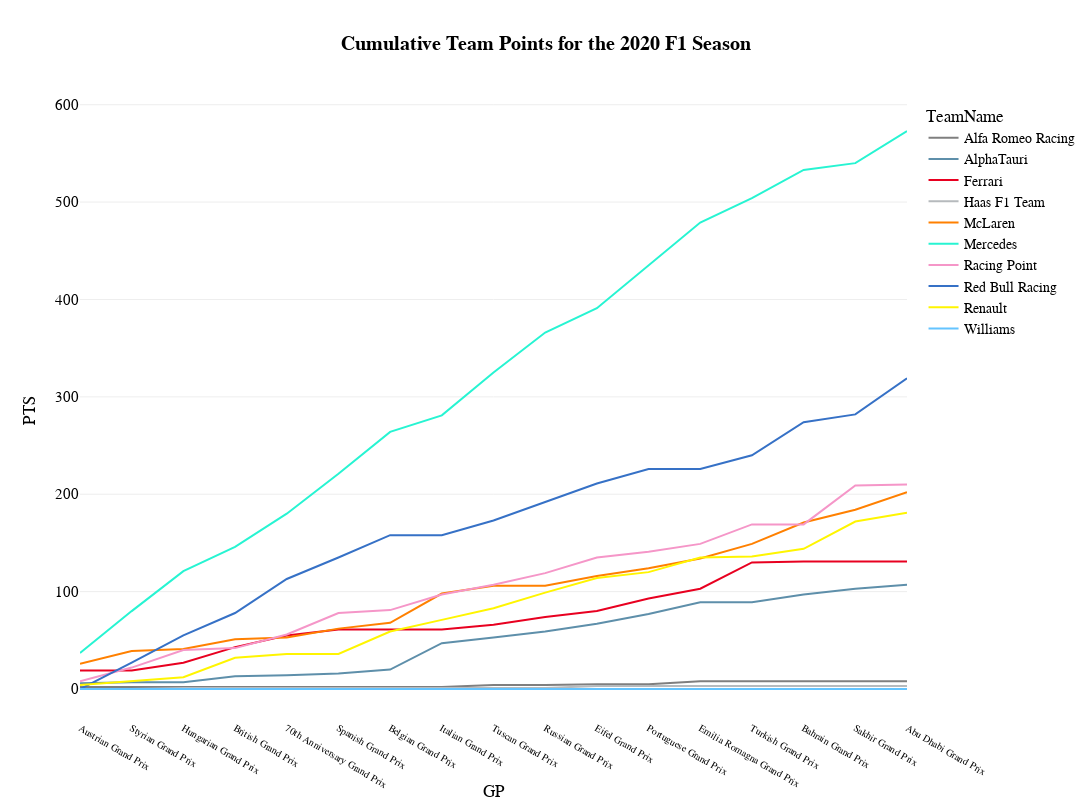

The notebook cell this image was saved under:
### Code cell
fig_team=px.line(
        df_team, 
        x="GP", 
        y="PTS", 
        color='TeamName', 
        # markers=True,
        hover_data=['TeamName','Year', 'GP', 'RoundNumber','EventFormat'], 
        template="xgridoff",
        title="<b>Cumulative Team Points for the {} F1 Season</b>".format(years),
        height=800, 
        width=1200,
        color_discrete_map={
                 "Alpine": "#0093cc",
                 "Aston Martin": "#229971",
                 "Ferrari": "#E80020",
                 "Haas F1 Team": "#B6BABD",
                 "Kick Sauber": "#52e252",
                 "McLaren": "#FF8000",
                 "Mercedes": "#27F4D2",
                 "RB": "#6692FF",
                 "Red Bull Racing": "#3671C6",
                 "Williams": "#64C4FF" ,
                 "Alfa Romeo":"#C92D4B",
                 "AlphaTauri":"#5E8FAA",
                 "Racing Point":"#F596C8",
                 "Renault":"#FFF500",
                 "Toro Rosso":"#469bff",
                 "Force India":"#F596C8",
                 "Sauber":"#9B0000"
                 }
        )
fig_team.update_layout(
    yaxis = dict(tickfont = dict(size=15)),
    xaxis = dict(tickfont = dict(size=10)),
    font=dict(
        family="PT Sans Narrow",
        size=14,
        color="Black"
    ),
    title_font_family="PT Sans Narrow",
    # margin=dict(l=10, r=5, t=55, b=20),
    hoverlabel=dict(
    bgcolor="white",
    font_size=16,
    font_family="PT Sans Narrow"
    ),

)

### Figure 1 — Plotly figure (JSON) as saved in the notebook; plotly's stock layout.template omitted (floating-point values rounded to 4 significant figures)
{"data": [{"customdata": [["Alfa Romeo Racing", 2020, 1, "conventional"], ["Alfa Romeo Racing", 2020, 2, "conventional"], ["Alfa Romeo Racing", 2020, 3, "conventional"], ["Alfa Romeo Racing", 2020, 4, "conventional"], ["Alfa Romeo Racing", 2020, 5, "conventional"], ["Alfa Romeo Racing", 2020, 6, "conventional"], ["Alfa Romeo Racing", 2020, 7, "conventional"], ["Alfa Romeo Racing", 2020, 8, "conventional"], ["Alfa Romeo Racing", 2020, 9, "conventional"], ["Alfa Romeo Racing", 2020, 10, "conventional"], ["Alfa Romeo Racing", 2020, 11, "conventional"], ["Alfa Romeo Racing", 2020, 12, "conventional"], ["Alfa Romeo Racing", 2020, 13, "conventional"], ["Alfa Romeo Racing", 2020, 14, "conventional"], ["Alfa Romeo Racing", 2020, 15, "conventional"], ["Alfa Romeo Racing", 2020, 16, "conventional"], ["Alfa Romeo Racing", 2020, 17, "conventional"]], "hovertemplate": "TeamName=%{customdata[0]}<br>GP=%{x}<br>PTS=%{y}<br>Year=%{customdata[1]}<br>RoundNumber=%{customdata[2]}<br>EventFormat=%{customdata[3]}<extra></extra>", "legendgroup": "Alfa Romeo Racing", "line": {"color": "#7F7F7F", "dash": "solid"}, "marker": {"symbol": "circle"}, "mode": "lines", "name": "Alfa Romeo Racing", "orientation": "v", "showlegend": true, "type": "scatter", "x": ["Austrian Grand Prix", "Styrian Grand Prix", "Hungarian Grand Prix", "British Grand Prix", "70th Anniversary Grand Prix", "Spanish Grand Prix", "Belgian Grand Prix", "Italian Grand Prix", "Tuscan Grand Prix", "Russian Grand Prix", "Eifel Grand Prix", "Portuguese Grand Prix", "Emilia Romagna Grand Prix", "Turkish Grand Prix", "Bahrain Grand Prix", "Sakhir Grand Prix", "Abu Dhabi Grand Prix"], "xaxis": "x", "y": [2, 2, 2, 2, 2, 2, 2, 2, 4, 4, 5, 5, 8, 8, 8, 8, 8], "yaxis": "y"}, {"customdata": [["AlphaTauri", 2020, 1, "conventional"], ["AlphaTauri", 2020, 2, "conventional"], ["AlphaTauri", 2020, 3, "conventional"], ["AlphaTauri", 2020, 4, "conventional"], ["AlphaTauri", 2020, 5, "conventional"], ["AlphaTauri", 2020, 6, "conventional"], ["AlphaTauri", 2020, 7, "conventional"], ["AlphaTauri", 2020, 8, "conventional"], ["AlphaTauri", 2020, 9, "conventional"], ["AlphaTauri", 2020, 10, "conventional"], ["AlphaTauri", 2020, 11, "conventional"], ["AlphaTauri", 2020, 12, "conventional"], ["AlphaTauri", 2020, 13, "conventional"], ["AlphaTauri", 2020, 14, "conventional"], ["AlphaTauri", 2020, 15, "conventional"], ["AlphaTauri", 2020, 16, "conventional"], ["AlphaTauri", 2020, 17, "conventional"]], "hovertemplate": "TeamName=%{customdata[0]}<br>GP=%{x}<br>PTS=%{y}<br>Year=%{customdata[1]}<br>RoundNumber=%{customdata[2]}<br>EventFormat=%{customdata[3]}<extra></extra>", "legendgroup": "AlphaTauri", "line": {"color": "#5E8FAA", "dash": "solid"}, "marker": {"symbol": "circle"}, "mode": "lines", "name": "AlphaTauri", "orientation": "v", "showlegend": true, "type": "scatter", "x": ["Austrian Grand Prix", "Styrian Grand Prix", "Hungarian Grand Prix", "British Grand Prix", "70th Anniversary Grand Prix", "Spanish Grand Prix", "Belgian Grand Prix", "Italian Grand Prix", "Tuscan Grand Prix", "Russian Grand Prix", "Eifel Grand Prix", "Portuguese Grand Prix", "Emilia Romagna Grand Prix", "Turkish Grand Prix", "Bahrain Grand Prix", "Sakhir Grand Prix", "Abu Dhabi Grand Prix"], "xaxis": "x", "y": [6, 7, 7, 13, 14, 16, 20, 47, 53, 59, 67, 77, 89, 89, 97, 103, 107], "yaxis": "y"}, {"customdata": [["Ferrari", 2020, 1, "conventional"], ["Ferrari", 2020, 2, "conventional"], ["Ferrari", 2020, 3, "conventional"], ["Ferrari", 2020, 4, "conventional"], ["Ferrari", 2020, 5, "conventional"], ["Ferrari", 2020, 6, "conventional"], ["Ferrari", 2020, 7, "conventional"], ["Ferrari", 2020, 8, "conventional"], ["Ferrari", 2020, 9, "conventional"], ["Ferrari", 2020, 10, "conventional"], ["Ferrari", 2020, 11, "conventional"], ["Ferrari", 2020, 12, "conventional"], ["Ferrari", 2020, 13, "conventional"], ["Ferrari", 2020, 14, "conventional"], ["Ferrari", 2020, 15, "conventional"], ["Ferrari", 2020, 16, "conventional"], ["Ferrari", 2020, 17, "conventional"]], "hovertemplate": "TeamName=%{customdata[0]}<br>GP=%{x}<br>PTS=%{y}<br>Year=%{customdata[1]}<br>RoundNumber=%{customdata[2]}<br>EventFormat=%{customdata[3]}<extra></extra>", "legendgroup": "Ferrari", "line": {"color": "#E80020", "dash": "solid"}, "marker": {"symbol": "circle"}, "mode": "lines", "name": "Ferrari", "orientation": "v", "showlegend": true, "type": "scatter", "x": ["Austrian Grand Prix", "Styrian Grand Prix", "Hungarian Grand Prix", "British Grand Prix", "70th Anniversary Grand Prix", "Spanish Grand Prix", "Belgian Grand Prix", "Italian Grand Prix", "Tuscan Grand Prix", "Russian Grand Prix", "Eifel Grand Prix", "Portuguese Grand Prix", "Emilia Romagna Grand Prix", "Turkish Grand Prix", "Bahrain Grand Prix", "Sakhir Grand Prix", "Abu Dhabi Grand Prix"], "xaxis": "x", "y": [19, 19, 27, 43, 55, 61, 61, 61, 66, 74, 80, 93, 103, 130, 131, 131, 131], "yaxis": "y"}, {"customdata": [["Haas F1 Team", 2020, 1, "conventional"], ["Haas F1 Team", 2020, 2, "conventional"], ["Haas F1 Team", 2020, 3, "conventional"], ["Haas F1 Team", 2020, 4, "conventional"], ["Haas F1 Team", 2020, 5, "conventional"], ["Haas F1 Team", 2020, 6, "conventional"], ["Haas F1 Team", 2020, 7, "conventional"], ["Haas F1 Team", 2020, 8, "conventional"], ["Haas F1 Team", 2020, 9, "conventional"], ["Haas F1 Team", 2020, 10, "conventional"], ["Haas F1 Team", 2020, 11, "conventional"], ["Haas F1 Team", 2020, 12, "conventional"], ["Haas F1 Team", 2020, 13, "conventional"], ["Haas F1 Team", 2020, 14, "conventional"], ["Haas F1 Team", 2020, 15, "conventional"], ["Haas F1 Team", 2020, 16, "conventional"], ["Haas F1 Team", 2020, 17, "conventional"]], "hovertemplate": "TeamName=%{customdata[0]}<br>GP=%{x}<br>PTS=%{y}<br>Year=%{customdata[1]}<br>RoundNumber=%{customdata[2]}<br>EventFormat=%{customdata[3]}<extra></extra>", "legendgroup": "Haas F1 Team", "line": {"color": "#B6BABD", "dash": "solid"}, "marker": {"symbol": "circle"}, "mode": "lines", "name": "Haas F1 Team", "orientation": "v", "showlegend": true, "type": "scatter", "x": ["Austrian Grand Prix", "Styrian Grand Prix", "Hungarian Grand Prix", "British Grand Prix", "70th Anniversary Grand Prix", "Spanish Grand Prix", "Belgian Grand Prix", "Italian Grand Prix", "Tuscan Grand Prix", "Russian Grand Prix", "Eifel Grand Prix", "Portuguese Grand Prix", "Emilia Romagna Grand Prix", "Turkish Grand Prix", "Bahrain Grand Prix", "Sakhir Grand Prix", "Abu Dhabi Grand Prix"], "xaxis": "x", "y": [0, 0, 1, 1, 1, 1, 1, 1, 1, 1, 3, 3, 3, 3, 3, 3, 3], "yaxis": "y"}, {"customdata": [["McLaren", 2020, 1, "conventional"], ["McLaren", 2020, 2, "conventional"], ["McLaren", 2020, 3, "conventional"], ["McLaren", 2020, 4, "conventional"], ["McLaren", 2020, 5, "conventional"], ["McLaren", 2020, 6, "conventional"], ["McLaren", 2020, 7, "conventional"], ["McLaren", 2020, 8, "conventional"], ["McLaren", 2020, 9, "conventional"], ["McLaren", 2020, 10, "conventional"], ["McLaren", 2020, 11, "conventional"], ["McLaren", 2020, 12, "conventional"], ["McLaren", 2020, 13, "conventional"], ["McLaren", 2020, 14, "conventional"], ["McLaren", 2020, 15, "conventional"], ["McLaren", 2020, 16, "conventional"], ["McLaren", 2020, 17, "conventional"]], "hovertemplate": "TeamName=%{customdata[0]}<br>GP=%{x}<br>PTS=%{y}<br>Year=%{customdata[1]}<br>RoundNumber=%{customdata[2]}<br>EventFormat=%{customdata[3]}<extra></extra>", "legendgroup": "McLaren", "line": {"color": "#FF8000", "dash": "solid"}, "marker": {"symbol": "circle"}, "mode": "lines", "name": "McLaren", "orientation": "v", "showlegend": true, "type": "scatter", "x": ["Austrian Grand Prix", "Styrian Grand Prix", "Hungarian Grand Prix", "British Grand Prix", "70th Anniversary Grand Prix", "Spanish Grand Prix", "Belgian Grand Prix", "Italian Grand Prix", "Tuscan Grand Prix", "Russian Grand Prix", "Eifel Grand Prix", "Portuguese Grand Prix", "Emilia Romagna Grand Prix", "Turkish Grand Prix", "Bahrain Grand Prix", "Sakhir Grand Prix", "Abu Dhabi Grand Prix"], "xaxis": "x", "y": [26, 39, 41, 51, 53, 62, 68, 98, 106, 106, 116, 124, 134, 149, 171, 184, 202], "yaxis": "y"}, {"customdata": [["Mercedes", 2020, 1, "conventional"], ["Mercedes", 2020, 2, "conventional"], ["Mercedes", 2020, 3, "conventional"], ["Mercedes", 2020, 4, "conventional"], ["Mercedes", 2020, 5, "conventional"], ["Mercedes", 2020, 6, "conventional"], ["Mercedes", 2020, 7, "conventional"], ["Mercedes", 2020, 8, "conventional"], ["Mercedes", 2020, 9, "conventional"], ["Mercedes", 2020, 10, "conventional"], ["Mercedes", 2020, 11, "conventional"], ["Mercedes", 2020, 12, "conventional"], ["Mercedes", 2020, 13, "conventional"], ["Mercedes", 2020, 14, "conventional"], ["Mercedes", 2020, 15, "conventional"], ["Mercedes", 2020, 16, "conventional"], ["Mercedes", 2020, 17, "conventional"]], "hovertemplate": "TeamName=%{customdata[0]}<br>GP=%{x}<br>PTS=%{y}<br>Year=%{customdata[1]}<br>RoundNumber=%{customdata[2]}<br>EventFormat=%{customdata[3]}<extra></extra>", "legendgroup": "Mercedes", "line": {"color": "#27F4D2", "dash": "solid"}, "marker": {"symbol": "circle"}, "mode": "lines", "name": "Mercedes", "orientation": "v", "showlegend": true, "type": "scatter", "x": ["Austrian Grand Prix", "Styrian Grand Prix", "Hungarian Grand Prix", "British Grand Prix", "70th Anniversary Grand Prix", "Spanish Grand Prix", "Belgian Grand Prix", "Italian Grand Prix", "Tuscan Grand Prix", "Russian Grand Prix", "Eifel Grand Prix", "Portuguese Grand Prix", "Emilia Romagna Grand Prix", "Turkish Grand Prix", "Bahrain Grand Prix", "Sakhir Grand Prix", "Abu Dhabi Grand Prix"], "xaxis": "x", "y": [37, 80, 121, 146, 180, 221, 264, 281, 325, 366, 391, 435, 479, 504, 533, 540, 573], "yaxis": "y"}, {"customdata": [["Racing Point", 2020, 1, "conventional"], ["Racing Point", 2020, 2, "conventional"], ["Racing Point", 2020, 3, "conventional"], ["Racing Point", 2020, 4, "conventional"], ["Racing Point", 2020, 5, "conventional"], ["Racing Point", 2020, 6, "conventional"], ["Racing Point", 2020, 7, "conventional"], ["Racing Point", 2020, 8, "conventional"], ["Racing Point", 2020, 9, "conventional"], ["Racing Point", 2020, 10, "conventional"], ["Racing Point", 2020, 11, "conventional"], ["Racing Point", 2020, 12, "conventional"], ["Racing Point", 2020, 13, "conventional"], ["Racing Point", 2020, 14, "conventional"], ["Racing Point", 2020, 15, "conventional"], ["Racing Point", 2020, 16, "conventional"], ["Racing Point", 2020, 17, "conventional"]], "hovertemplate": "TeamName=%{customdata[0]}<br>GP=%{x}<br>PTS=%{y}<br>Year=%{customdata[1]}<br>RoundNumber=%{customdata[2]}<br>EventFormat=%{customdata[3]}<extra></extra>", "legendgroup": "Racing Point", "line": {"color": "#F596C8", "dash": "solid"}, "marker": {"symbol": "circle"}, "mode": "lines", "name": "Racing Point", "orientation": "v", "showlegend": true, "type": "scatter", "x": ["Austrian Grand Prix", "Styrian Grand Prix", "Hungarian Grand Prix", "British Grand Prix", "70th Anniversary Grand Prix", "Spanish Grand Prix", "Belgian Grand Prix", "Italian Grand Prix", "Tuscan Grand Prix", "Russian Grand Prix", "Eifel Grand Prix", "Portuguese Grand Prix", "Emilia Romagna Grand Prix", "Turkish Grand Prix", "Bahrain Grand Prix", "Sakhir Grand Prix", "Abu Dhabi Grand Prix"], "xaxis": "x", "y": [8, 22, 40, 42, 56, 78, 81, 97, 107, 119, 135, 141, 149, 169, 169, 209, 210], "yaxis": "y"}, {"customdata": [["Red Bull Racing", 2020, 1, "conventional"], ["Red Bull Racing", 2020, 2, "conventional"], ["Red Bull Racing", 2020, 3, "conventional"], ["Red Bull Racing", 2020, 4, "conventional"], ["Red Bull Racing", 2020, 5, "conventional"], ["Red Bull Racing", 2020, 6, "conventional"], ["Red Bull Racing", 2020, 7, "conventional"], ["Red Bull Racing", 2020, 8, "conventional"], ["Red Bull Racing", 2020, 9, "conventional"], ["Red Bull Racing", 2020, 10, "conventional"], ["Red Bull Racing", 2020, 11, "conventional"], ["Red Bull Racing", 2020, 12, "conventional"], ["Red Bull Racing", 2020, 13, "conventional"], ["Red Bull Racing", 2020, 14, "conventional"], ["Red Bull Racing", 2020, 15, "conventional"], ["Red Bull Racing", 2020, 16, "conventional"], ["Red Bull Racing", 2020, 17, "conventional"]], "hovertemplate": "TeamName=%{customdata[0]}<br>GP=%{x}<br>PTS=%{y}<br>Year=%{customdata[1]}<br>RoundNumber=%{customdata[2]}<br>EventFormat=%{customdata[3]}<extra></extra>", "legendgroup": "Red Bull Racing", "line": {"color": "#3671C6", "dash": "solid"}, "marker": {"symbol": "circle"}, "mode": "lines", "name": "Red Bull Racing", "orientation": "v", "showlegend": true, "type": "scatter", "x": ["Austrian Grand Prix", "Styrian Grand Prix", "Hungarian Grand Prix", "British Grand Prix", "70th Anniversary Grand Prix", "Spanish Grand Prix", "Belgian Grand Prix", "Italian Grand Prix", "Tuscan Grand Prix", "Russian Grand Prix", "Eifel Grand Prix", "Portuguese Grand Prix", "Emilia Romagna Grand Prix", "Turkish Grand Prix", "Bahrain Grand Prix", "Sakhir Grand Prix", "Abu Dhabi Grand Prix"], "xaxis": "x", "y": [0, 27, 55, 78, 113, 135, 158, 158, 173, 192, 211, 226, 226, 240, 274, 282, 319], "yaxis": "y"}, {"customdata": [["Renault", 2020, 1, "conventional"], ["Renault", 2020, 2, "conventional"], ["Renault", 2020, 3, "conventional"], ["Renault", 2020, 4, "conventional"], ["Renault", 2020, 5, "conventional"], ["Renault", 2020, 6, "conventional"], ["Renault", 2020, 7, "conventional"], ["Renault", 2020, 8, "conventional"], ["Renault", 2020, 9, "conventional"], ["Renault", 2020, 10, "conventional"], ["Renault", 2020, 11, "conventional"], ["Renault", 2020, 12, "conventional"], ["Renault", 2020, 13, "conventional"], ["Renault", 2020, 14, "conventional"], ["Renault", 2020, 15, "conventional"], ["Renault", 2020, 16, "conventional"], ["Renault", 2020, 17, "conventional"]], "hovertemplate": "TeamName=%{customdata[0]}<br>GP=%{x}<br>PTS=%{y}<br>Year=%{customdata[1]}<br>RoundNumber=%{customdata[2]}<br>EventFormat=%{customdata[3]}<extra></extra>", "legendgroup": "Renault", "line": {"color": "#FFF500", "dash": "solid"}, "marker": {"symbol": "circle"}, "mode": "lines", "name": "Renault", "orientation": "v", "showlegend": true, "type": "scatter", "x": ["Austrian Grand Prix", "Styrian Grand Prix", "Hungarian Grand Prix", "British Grand Prix", "70th Anniversary Grand Prix", "Spanish Grand Prix", "Belgian Grand Prix", "Italian Grand Prix", "Tuscan Grand Prix", "Russian Grand Prix", "Eifel Grand Prix", "Portuguese Grand Prix", "Emilia Romagna Grand Prix", "Turkish Grand Prix", "Bahrain Grand Prix", "Sakhir Grand Prix", "Abu Dhabi Grand Prix"], "xaxis": "x", "y": [4, 8, 12, 32, 36, 36, 59, 71, 83, 99, 114, 120, 135, 136, 144, 172, 181], "yaxis": "y"}, {"customdata": [["Williams", 2020, 1, "conventional"], ["Williams", 2020, 2, "conventional"], ["Williams", 2020, 3, "conventional"], ["Williams", 2020, 4, "conventional"], ["Williams", 2020, 5, "conventional"], ["Williams", 2020, 6, "conventional"], ["Williams", 2020, 7, "conventional"], ["Williams", 2020, 8, "conventional"], ["Williams", 2020, 9, "conventional"], ["Williams", 2020, 10, "conventional"], ["Williams", 2020, 11, "conventional"], ["Williams", 2020, 12, "conventional"], ["Williams", 2020, 13, "conventional"], ["Williams", 2020, 14, "conventional"], ["Williams", 2020, 15, "conventional"], ["Williams", 2020, 16, "conventional"], ["Williams", 2020, 17, "conventional"]], "hovertemplate": "TeamName=%{customdata[0]}<br>GP=%{x}<br>PTS=%{y}<br>Year=%{customdata[1]}<br>RoundNumber=%{customdata[2]}<br>EventFormat=%{customdata[3]}<extra></extra>", "legendgroup": "Williams", "line": {"color": "#64C4FF", "dash": "solid"}, "marker": {"symbol": "circle"}, "mode": "lines", "name": "Williams", "orientation": "v", "showlegend": true, "type": "scatter", "x": ["Austrian Grand Prix", "Styrian Grand Prix", "Hungarian Grand Prix", "British Grand Prix", "70th Anniversary Grand Prix", "Spanish Grand Prix", "Belgian Grand Prix", "Italian Grand Prix", "Tuscan Grand Prix", "Russian Grand Prix", "Eifel Grand Prix", "Portuguese Grand Prix", "Emilia Romagna Grand Prix", "Turkish Grand Prix", "Bahrain Grand Prix", "Sakhir Grand Prix", "Abu Dhabi Grand Prix"], "xaxis": "x", "y": [0, 0, 0, 0, 0, 0, 0, 0, 0, 0, 0, 0, 0, 0, 0, 0, 0], "yaxis": "y"}], "layout": {"font": {"color": "Black", "family": "PT Sans Narrow", "size": 14}, "height": 800, "hoverlabel": {"bgcolor": "white", "font": {"family": "PT Sans Narrow", "size": 16}}, "legend": {"title": {"text": "TeamName"}, "tracegroupgap": 0}, "title": {"font": {"family": "PT Sans Narrow"}, "text": "<b>Cumulative Team Points for the 2020 F1 Season</b>"}, "width": 1200, "xaxis": {"anchor": "y", "domain": [0, 1], "tickfont": {"size": 10}, "title": {"text": "GP"}}, "yaxis": {"anchor": "x", "domain": [0, 1], "tickfont": {"size": 15}, "title": {"text": "PTS"}}}}
